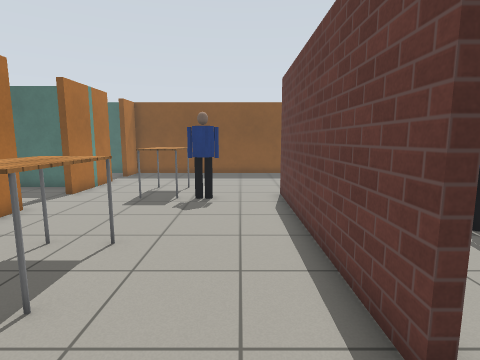
View 1 (above)

16 first-person views from a walk through a world built for the Gazebo simulator. The camera is 1.2 m above the floor, tilts 8° down and sees 80° across. The floor is counted in squares, 0.5 m on a side. Each view is taken from the middle of a square. On the plan, view 1 faces up. The plan holds only what a view shows up to about 18 squares ahead; the rest is blank. Gazebo's built-in surfaces are drawn with simple patterns. Some stock models are drawn as simple stand-ins.

View 2
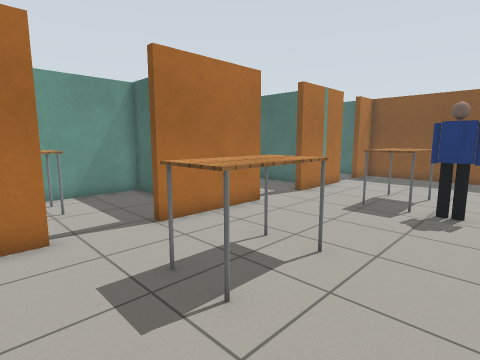

View 3
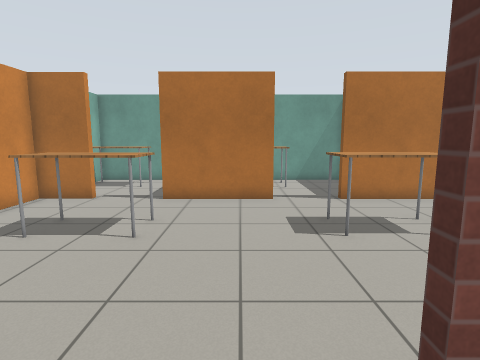

View 4
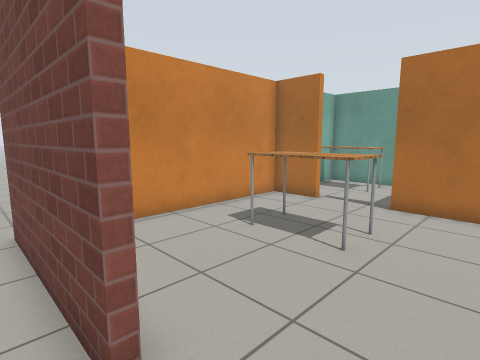

View 5
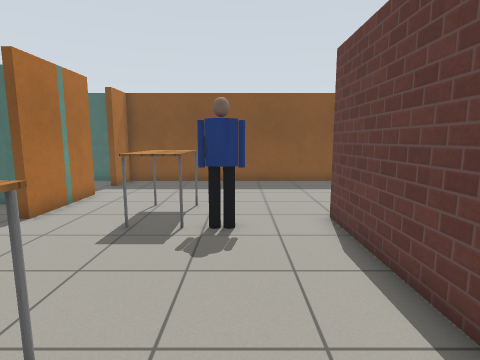

View 6
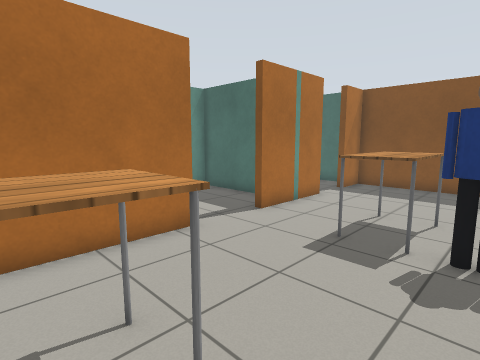

View 7
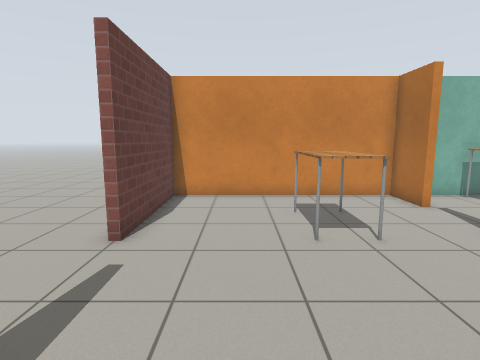

View 8
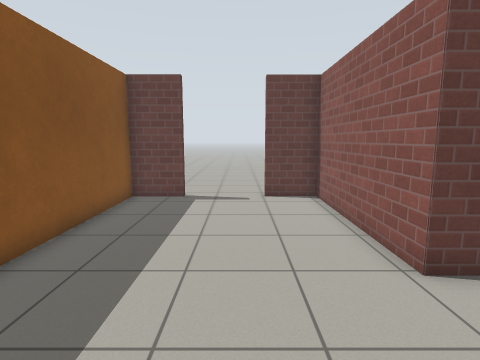

View 9
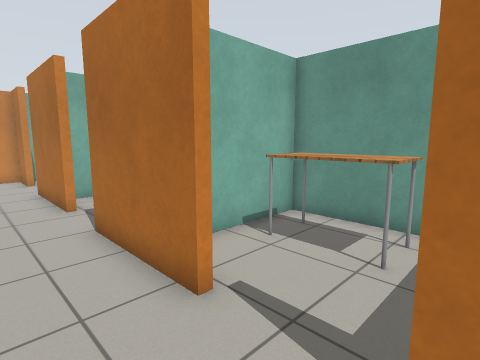

View 10
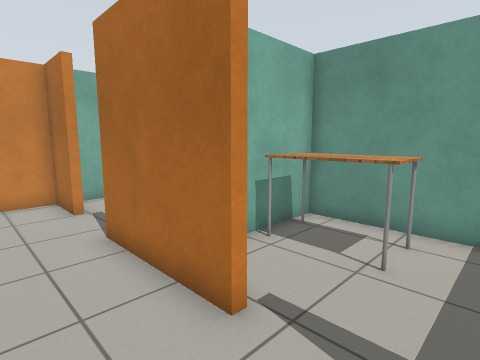

View 11
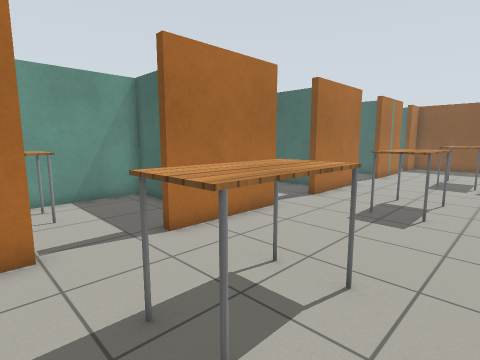

View 12
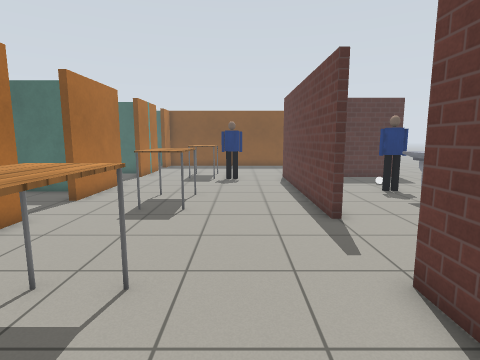

View 13
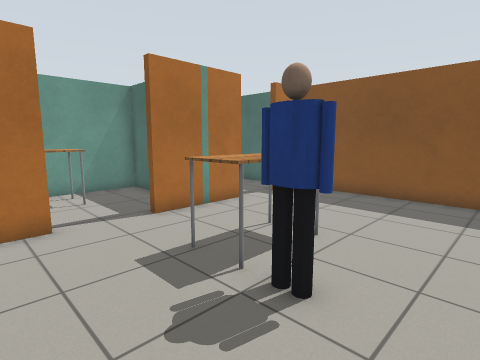

View 14
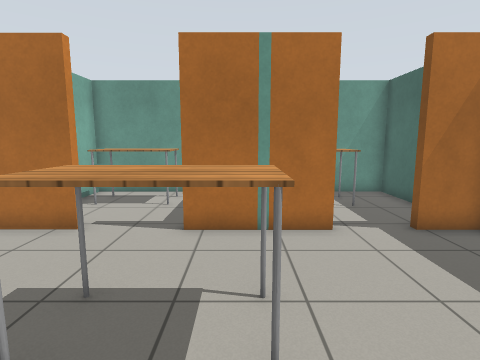

View 15
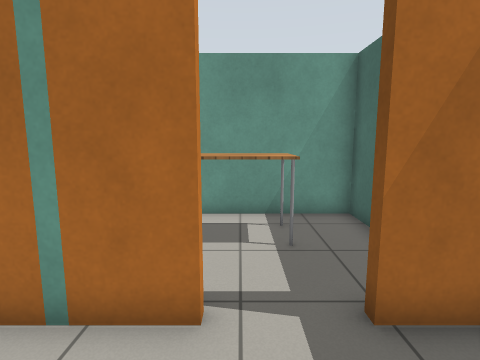

View 16
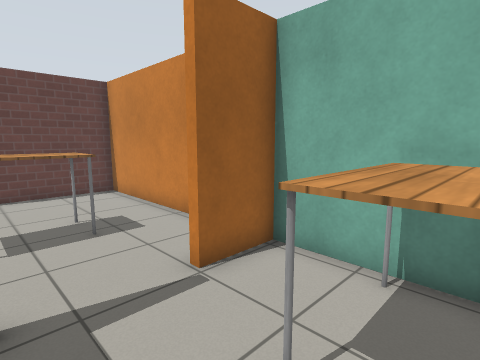

### Floor plan
Points are (right, up) in squares from view 1. A wall is a line through its corners. A room is listed if a view was taken in it or the views show most of it. See-through windows are left out.
Room 1 (views 1, 2, 5, 6, 7, 8, 9, 10, 11, 12, 13, 14, 15)
walls: (1.8, 2.5) (1.8, 12.7) (9, 12.7) (9, 15); (-7.4, 9.6) (-7.4, 5.1); (-7.4, 2.4) (-7.4, -2.1); (-7.4, 16.5) (-7.4, 12.4); (-7.4, -5) (-7.4, -7.3) (1.8, -7.3) (1.8, -1.6) (2.1, -1.6); (9.4, 18.4) (9, 18.4) (9, 20.6) (-7.4, 20.6) (-7.4, 18.7)
ways out: opening at (2, 0.5) to room 2; opening at (9, 16.5) to room 2; opening at (-8, -4) to room 3; opening at (-8, 11) to room 4; opening at (-8, 4) to room 5; opening at (-8, 17.5) to room 6
objects: table (-4, -4) to (-3, -2); table (-4, 4) to (-3, 6); table (-4, 12) to (-3, 14); person (-2, 12) to (-1, 12)
Room 2 (views 3, 4)
walls: (2.1, -1.6) (2.1, -7.6)
ways out: opening at (2, 0.5) to room 1; opening at (9, 16.5) to room 1
objects: marble table (6, 4) to (6, 5); person (6, 7) to (7, 7); other object (7, 9)
Room 3 (view 16)
walls: (-7.4, -2.1) (-7.9, -2.1); (-10.6, -7.3) (-7.9, -7.3) (-7.9, -5); (-11.1, -0.2) (-13.1, -0.2) (-13.1, -7.3)
ways out: opening at (-8, -4) to room 1
objects: table (-12, -7) to (-11, -4)
Room 4 (no view inside)
walls: (-7.9, 9.6) (-7.4, 9.6); (-8.9, 14.5) (-13.1, 14.5) (-13.1, 7.4) (-9.5, 7.4)
ways out: opening at (-8, 11) to room 1
objects: table (-12, 9) to (-11, 11)
Room 5 (no view inside)
walls: (-7.9, 2.4) (-7.4, 2.4); (-7.4, 5.1) (-7.9, 5.1); (-8.9, 7.1) (-13.1, 7.1) (-13.1, 0.1) (-8.4, 0.1)
ways out: opening at (-8, 4) to room 1
objects: table (-12, 1) to (-11, 3)
Room 6 (no view inside)
walls: (-8.5, 20.6) (-13.1, 20.6) (-13.1, 15.8)
ways out: opening at (-8, 17.5) to room 1
objects: table (-12, 16) to (-11, 18)

Where each view was taken, in squares from view 1:
view 1: 0 up, 0 right, facing up
view 2: 1 up, 0 right, facing up-left
view 3: 1 up, 4 right, facing left
view 4: 1 up, 3 right, facing down-left
view 5: 4 up, 1 left, facing up
view 6: 5 up, 1 left, facing up-left
view 7: 5 up, 1 left, facing down
view 8: 16 up, 3 left, facing right
view 9: 13 up, 5 left, facing down-left
view 10: 5 up, 5 left, facing down-left
view 11: 6 down, 1 left, facing up-left
view 12: 6 down, 1 left, facing up
view 13: 8 up, 1 right, facing up-left
view 14: 14 up, 0 right, facing left
view 15: 17 up, 4 left, facing left
view 16: 2 down, 12 left, facing down-right
